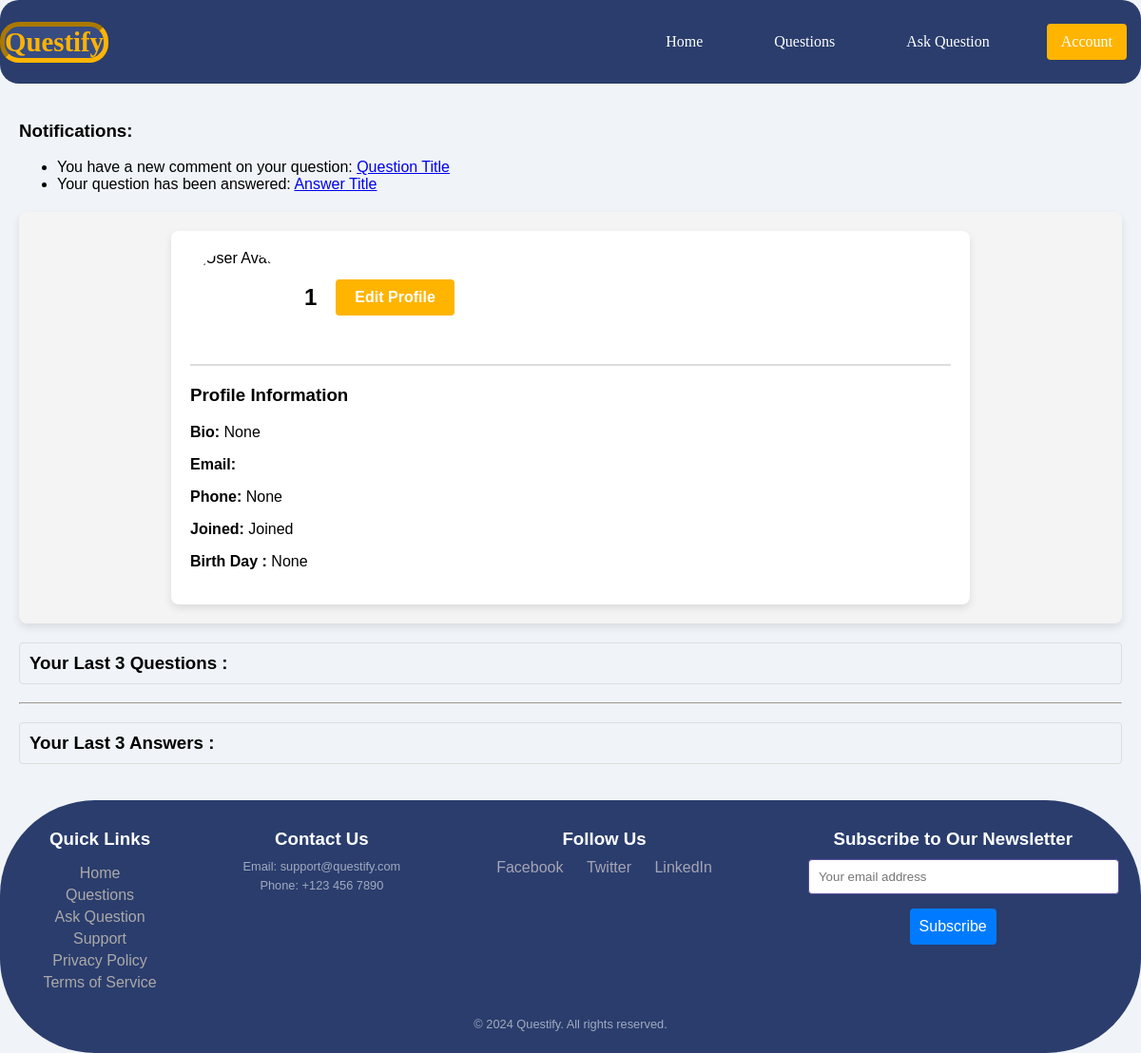
Screenshot of /accounts/profile/1 (signed in) with the database file from the repository.
### accounts/models.py (models this page shows, shortened)
class Profile(models.Model):
    user        = models.OneToOneField(User, on_delete=models.CASCADE)
    birth_day   = models.DateTimeField( auto_now=False, auto_now_add=False,null=True,blank=True)
    bio         = models.TextField(max_length=50,null=True,blank=True)
    tel         = models.CharField(max_length=20,null=True,blank=True)
    image       = models.ImageField(upload_to="profile_image", height_field=None, width_field=None, max_length=None,null=True,blank=True)
    slug        = models.SlugField(unique=True,blank=True,null=True)

### accounts/views.py (the view)
# urls.py: path('profile/<slug:slug>',views.profile,name='profile'),
@login_required
def profile(request,slug):
    profile   = get_object_or_404(Profile,slug=slug)
    myposts   = Question.objects.filter(user=request.user).all()[0:3]
    myanswers = Answer.objects.filter(user=request.user).all()[0:3]
    return render(request,"registration/profile.html",{"profile":profile,'myposts':myposts,'myanswers':myanswers})

### accounts/templates/registration/profile.html (shortened to what this page needs)
{% extends "base.html" %}
{% block body %}
<main>
  <section class="notifications">
      <h3>Notifications:</h3>
      <ul>
          <li>You have a new comment on your question: <a href="question_detail.html?id=1">Question Title</a></li>
          <li>Your question has been answered: <a href="answer_detail.html?id=2">Answer Title</a></li>
      </ul>
  </section>
        <section class="profile">
            <div class="profile-container">
                <div class="profile-header">
                    <img src="{{profile.image}}" alt="User Avatar" class="profile-avatar">
                    <h2>{{profile.user}}</h2>
                    <a href="{% url 'accounts:profile_edit' profile.slug %}" class="btn-edit-profile">Edit Profile</a>
                </div>
                <div class="profile-info">
              <h3>Profile Information</h3>
              <p><strong>Bio:</strong> {{profile.bio}}</p>
              <p><strong>Email:</strong> {{profile.user.email}}</p>
              <p><strong>Phone:</strong> {{profile.tel}}</p>
              <p><strong>Joined:</strong> Joined</p>
              <p><strong>Birth Day :</strong> {{profile.birth_day}}</p>
            </div>
        </section>
          <h3 class= "quest_last">Your Last 3 Questions :</h3>
            <hr>
            <h3 class= "quest_last">Your Last 3 Answers :</h3>
</main>
    {% endblock body %}

### static/style.css (style rules this page uses)
body { font-family: 'Arial', sans-serif; margin: 0; padding: 0; background-color: #f0f4f8; }
main { padding: 20px; }
.latest-questions, .questions-list, .ask-question, .profile, .profile-edit { background-color: whitesmoke; padding: 30px; margin: 20px 0; border-radius: 8px; box-shadow: 0 4px 8px rgba(0, 0, 0, 0.1); }
.profile { padding: 20px; background-color: #f4f4f4; }
.profile-container { max-width: 800px; margin: 0 auto; background-color: #ffffff; border-radius: 8px; box-shadow: 0 4px 8px rgba(0, 0, 0, 0.1); padding: 20px; }
.profile-header { display: flex; align-items: center; gap: 20px; border-bottom: 2px solid #ddd; padding-bottom: 20px; margin-bottom: 20px; }
.profile-avatar { width: 100px; height: 100px; border-radius: 50%; object-fit: cover; }
.btn-edit-profile { background-color: #ffb400; color: white; padding: 10px 20px; border-radius: 4px; text-decoration: none; font-weight: bold; display: inline-block; }
.profile-info h3 { margin-top: 0; }
h3.quest_last { padding: 10px; border-radius: 4px; border: 1px solid #ddd; }

### rows the page displays
Profile: user "1", bio "None", tel "None", birth_day "None"
